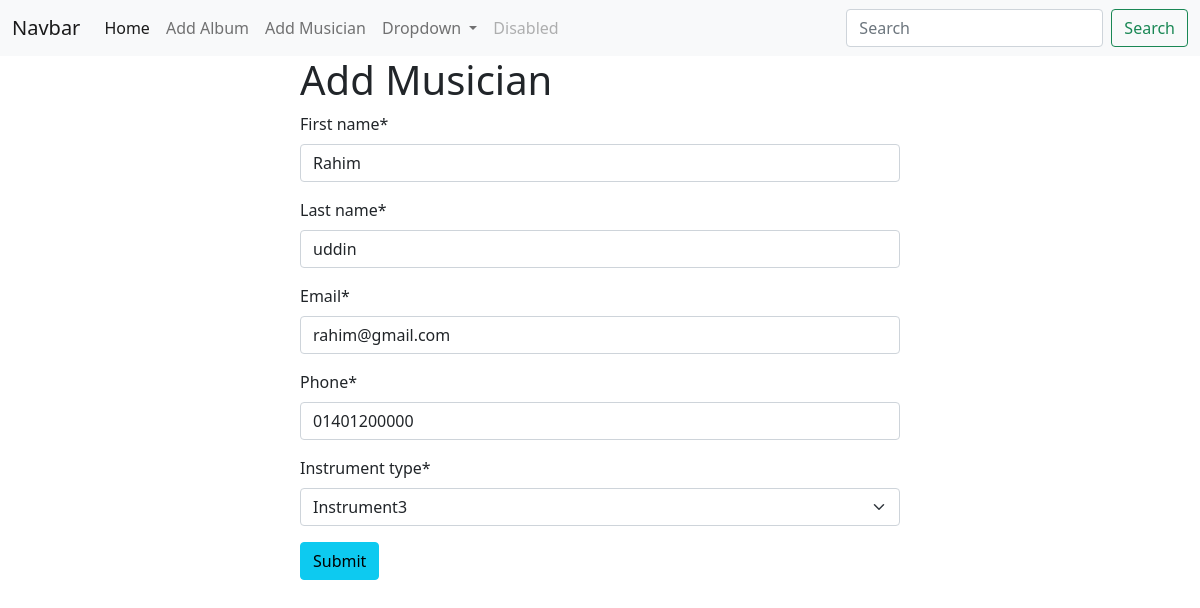
Screenshot of /musician/edit_musician/3 with the database file from the repository.
### musician/models.py (models this page shows, shortened)
class Musician(models.Model):
    first_name = models.CharField(max_length=100)
    last_name = models.CharField(max_length=100)
    email = models.EmailField()
    phone = models.CharField(max_length=12)
    CHOICES = {
        'Instrument1': 'Instrument1',
        'Instrument2': 'Instrument2',
        'Instrument3': 'Instrument3',
    }
    instrument_type = models.CharField(max_length=20,choices=CHOICES)

### musician/views.py (the view)
# urls.py: path('edit_musician/<int:id>', views.edit_musician, name='edit_musician')
def edit_musician(request, id):
    musician = models.Musician.objects.get(pk=id)
    musician_form = forms.MusicianForm(instance=musician)
    if request.method == 'POST':
        musician_form = forms.MusicianForm(request.POST,instance=musician)
        if musician_form.is_valid():
            musician_form.save()
            return redirect('home')
    return render(request, 'musician.html', {'forms' : musician_form})

### musician/forms.py
class MusicianForm(forms.ModelForm):
    class Meta:
        model = Musician
        fields = '__all__'

### musician/templates/musician.html (shortened to what this page needs)
{% extends 'base.html' %}
{% load crispy_forms_tags %}
{% block content %}
<form method="POST" style="width: 50%;margin: auto;">
    <h1>Add Musician</h1>
    {{forms | crispy}}
    <button class="btn btn-info">Submit </button>
</form>
{% endblock  %}

### rows the page displays
Musician: first_name "Rahim", last_name "uddin", email "rahim@gmail.com", phone "01401200000", instrument_type "Instrument3"
